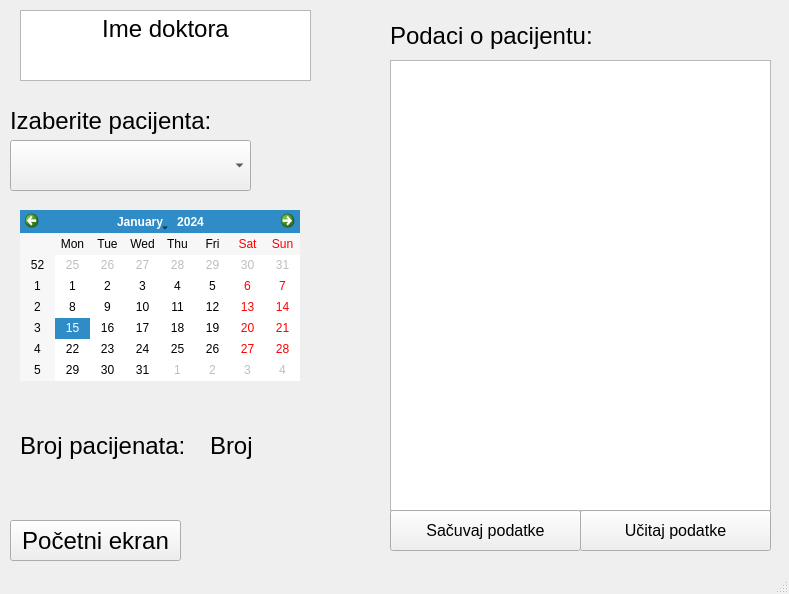
<?xml version="1.0" encoding="UTF-8"?>
<ui version="4.0">
 <class>PacijentWindow</class>
 <widget class="QMainWindow" name="PacijentWindow">
  <property name="geometry">
   <rect>
    <x>0</x>
    <y>0</y>
    <width>789</width>
    <height>594</height>
   </rect>
  </property>
  <property name="windowTitle">
   <string>MainWindow</string>
  </property>
  <widget class="QWidget" name="centralwidget">
   <widget class="QComboBox" name="doktorCombo">
    <property name="geometry">
     <rect>
      <x>10</x>
      <y>140</y>
      <width>241</width>
      <height>51</height>
     </rect>
    </property>
    <property name="font">
     <font>
      <pointsize>18</pointsize>
     </font>
    </property>
    <property name="currentText">
     <string extracomment="Pacijent"/>
    </property>
   </widget>
   <widget class="QTextEdit" name="doktorPrikazPodataka">
    <property name="geometry">
     <rect>
      <x>390</x>
      <y>60</y>
      <width>381</width>
      <height>451</height>
     </rect>
    </property>
    <property name="html">
     <string>&lt;!DOCTYPE HTML PUBLIC &quot;-//W3C//DTD HTML 4.0//EN&quot; &quot;http://www.w3.org/TR/REC-html40/strict.dtd&quot;&gt;
&lt;html&gt;&lt;head&gt;&lt;meta name=&quot;qrichtext&quot; content=&quot;1&quot; /&gt;&lt;style type=&quot;text/css&quot;&gt;
p, li { white-space: pre-wrap; }
&lt;/style&gt;&lt;/head&gt;&lt;body style=&quot; font-family:'Fira Sans Semi-Light'; font-size:10pt; font-weight:400; font-style:normal;&quot;&gt;
&lt;p style=&quot;-qt-paragraph-type:empty; margin-top:0px; margin-bottom:0px; margin-left:0px; margin-right:0px; -qt-block-indent:0; text-indent:0px;&quot;&gt;&lt;br /&gt;&lt;/p&gt;&lt;/body&gt;&lt;/html&gt;</string>
    </property>
   </widget>
   <widget class="QLabel" name="doktorPodaciLabel">
    <property name="geometry">
     <rect>
      <x>390</x>
      <y>0</y>
      <width>271</width>
      <height>71</height>
     </rect>
    </property>
    <property name="font">
     <font>
      <pointsize>18</pointsize>
     </font>
    </property>
    <property name="text">
     <string>Podaci o pacijentu:</string>
    </property>
   </widget>
   <widget class="QLabel" name="doktorIzaberiPacLabel">
    <property name="geometry">
     <rect>
      <x>10</x>
      <y>100</y>
      <width>231</width>
      <height>41</height>
     </rect>
    </property>
    <property name="font">
     <font>
      <pointsize>18</pointsize>
     </font>
    </property>
    <property name="text">
     <string>Izaberite pacijenta:</string>
    </property>
   </widget>
   <widget class="QTextEdit" name="doktorImeKorisnika">
    <property name="geometry">
     <rect>
      <x>20</x>
      <y>10</y>
      <width>291</width>
      <height>71</height>
     </rect>
    </property>
    <property name="font">
     <font>
      <pointsize>18</pointsize>
     </font>
    </property>
    <property name="html">
     <string>&lt;!DOCTYPE HTML PUBLIC &quot;-//W3C//DTD HTML 4.0//EN&quot; &quot;http://www.w3.org/TR/REC-html40/strict.dtd&quot;&gt;
&lt;html&gt;&lt;head&gt;&lt;meta name=&quot;qrichtext&quot; content=&quot;1&quot; /&gt;&lt;style type=&quot;text/css&quot;&gt;
p, li { white-space: pre-wrap; }
&lt;/style&gt;&lt;/head&gt;&lt;body style=&quot; font-family:'Fira Sans Semi-Light'; font-size:18pt; font-weight:400; font-style:normal;&quot;&gt;
&lt;p align=&quot;center&quot; style=&quot; margin-top:0px; margin-bottom:0px; margin-left:0px; margin-right:0px; -qt-block-indent:0; text-indent:0px;&quot;&gt;Ime doktora&lt;/p&gt;
&lt;p align=&quot;center&quot; style=&quot;-qt-paragraph-type:empty; margin-top:0px; margin-bottom:0px; margin-left:0px; margin-right:0px; -qt-block-indent:0; text-indent:0px;&quot;&gt;&lt;br /&gt;&lt;/p&gt;&lt;/body&gt;&lt;/html&gt;</string>
    </property>
   </widget>
   <widget class="QCalendarWidget" name="calendarWidget">
    <property name="geometry">
     <rect>
      <x>20</x>
      <y>210</y>
      <width>280</width>
      <height>171</height>
     </rect>
    </property>
   </widget>
   <widget class="QLabel" name="label_3">
    <property name="geometry">
     <rect>
      <x>20</x>
      <y>420</y>
      <width>201</width>
      <height>51</height>
     </rect>
    </property>
    <property name="font">
     <font>
      <pointsize>18</pointsize>
     </font>
    </property>
    <property name="text">
     <string>Broj pacijenata:</string>
    </property>
   </widget>
   <widget class="QLabel" name="label_4">
    <property name="geometry">
     <rect>
      <x>210</x>
      <y>420</y>
      <width>61</width>
      <height>51</height>
     </rect>
    </property>
    <property name="font">
     <font>
      <pointsize>18</pointsize>
     </font>
    </property>
    <property name="text">
     <string>Broj</string>
    </property>
   </widget>
   <widget class="QPushButton" name="doktorSacuvaj">
    <property name="geometry">
     <rect>
      <x>390</x>
      <y>510</y>
      <width>191</width>
      <height>41</height>
     </rect>
    </property>
    <property name="font">
     <font>
      <pointsize>12</pointsize>
     </font>
    </property>
    <property name="text">
     <string>Sačuvaj podatke</string>
    </property>
   </widget>
   <widget class="QPushButton" name="d">
    <property name="geometry">
     <rect>
      <x>580</x>
      <y>510</y>
      <width>191</width>
      <height>41</height>
     </rect>
    </property>
    <property name="font">
     <font>
      <pointsize>12</pointsize>
     </font>
    </property>
    <property name="text">
     <string>Učitaj podatke</string>
    </property>
   </widget>
   <widget class="QPushButton" name="doktorPocetni">
    <property name="geometry">
     <rect>
      <x>10</x>
      <y>520</y>
      <width>171</width>
      <height>41</height>
     </rect>
    </property>
    <property name="font">
     <font>
      <pointsize>18</pointsize>
     </font>
    </property>
    <property name="text">
     <string>Početni ekran</string>
    </property>
   </widget>
  </widget>
  <widget class="QStatusBar" name="statusbar"/>
 </widget>
 <resources/>
 <connections/>
</ui>
